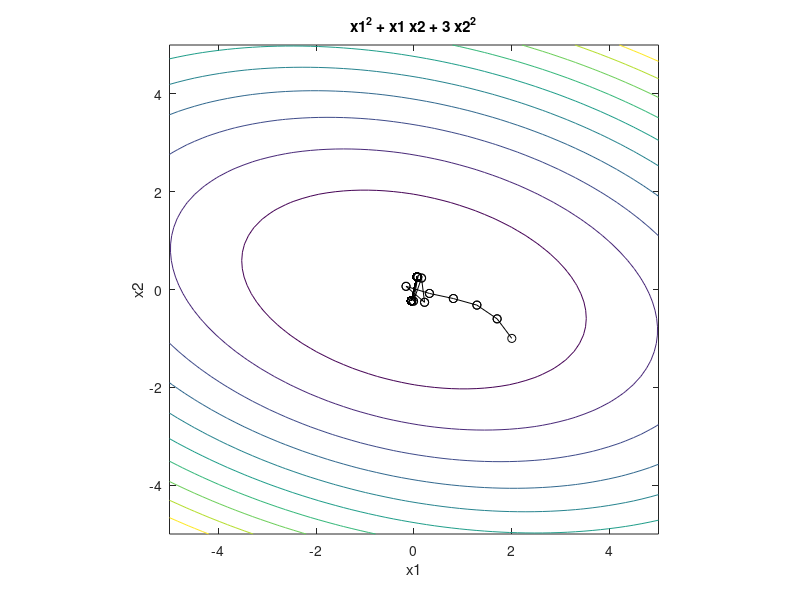

Recreate this plot in MATLAB.
 function [xopt,fopt,niter,gnorm,dx] = grad_descent(varargin)
 
    if nargin==0
        % define starting point
        x0 = [2 -1]';
    elseif nargin==1
        % if a single input argument is provided, it is a user-defined starting
        % point.
        x0 = varargin{1};
    else
        error('Incorrect number of input arguments.')
    end
    % termination tolerance
    tol = 1e-6;
    % maximum number of allowed iterations
    maxiter = 1000;
    % minimum allowed perturbation
    dxmin = 1e-6;
    % step size ( 0.33 causes instability, 0.2 quite accurate)
    alpha = 0.5; % t adım uzunlugu
    % initialize gradient norm, optimization vector, iteration counter, perturbation
    gnorm = inf; x = x0; niter = 0; dx = inf;
    % define the objective function:
    f = @(x1,x2) x1.^2 + x1.*x2 + 3*x2.^2;
    % plot objective function contours for visualization:
    figure(1); clf; ezcontour(f,[-5 5 -5 5]); axis equal; hold on
    % redefine objective function syntax for use with optimization:
    f2 = @(x) f(x(1),x(2));
    % gradient descent algorithm:
    while and(gnorm>=tol, and(niter <= maxiter, dx >= dxmin))
        % calculate gradient:
        g = grad(x);
        gnorm = norm(g);
        % take step:
        xnew = x - alpha*g/gnorm;
        % check step
        if ~isfinite(xnew)
            display(['Number of iterations: ' num2str(niter)])
            error('x is inf or NaN')
        end
        % plot current point
        plot([x(1) xnew(1)],[x(2) xnew(2)],'ko-')
        refresh
        % update termination metrics
        niter = niter + 1;
        dx = norm(xnew-x);
        x = xnew;
        
    end
    xopt = x;
    fopt = f2(xopt);
    niter = niter - 1;
    % define the gradient of the objective
    function g = grad(x)
    g = [2*x(1) + x(2)
        x(1) + 6*x(2)];
